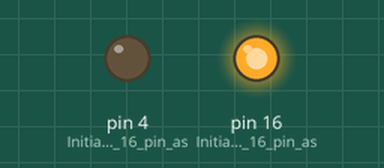
Recording of a sketch running on a simulated Arduino Uno, built with avr-gcc and run on an emulated ATmega328P. Shown: output pins drawn as LEDs (lit = HIGH).

Above: at 3.0 s.
At 7.5 s:
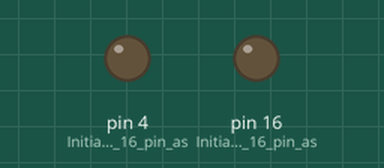
At 10.5 s:
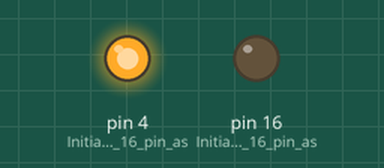
Timing chart, 0 to 15.6 s (numbered marks = the images above):
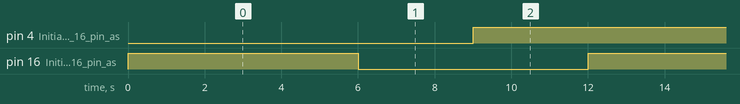

The sketch:

BlinkCode.ino
```cpp
void setup()
{
  pinMode(16, OUTPUT);     // Initialize the 16 pin as an output
  pinMode(4, OUTPUT);     // Initialize the 16 pin as an output
}

// the loop function runs over and over again forever
void loop()
{
  digitalWrite(16, HIGH);   // Turn the LED on by making the voltage LOW
  delay(6000);                      // Wait
  digitalWrite(16, LOW);  // Turn the LED off by making the voltage HIGH
  delay(2000);                      // Wait

  digitalWrite(4, LOW);   // Turn the LED on by making the voltage LOW
  delay(1000);                      // Wait
  digitalWrite(4, HIGH);  // Turn the LED off by making the voltage HIGH
  delay(3000);                      // Wait

  // Wait
  // Wait
}
```

Measured:
- by itself, pin 4 (Initialize_the_16_pin_as): alternates HIGH for 11.0 s and LOW for 1.0 s
- by itself, pin 16 (Initialize_the_16_pin_as): alternates HIGH for 6.0 s and LOW for 6.0 s
